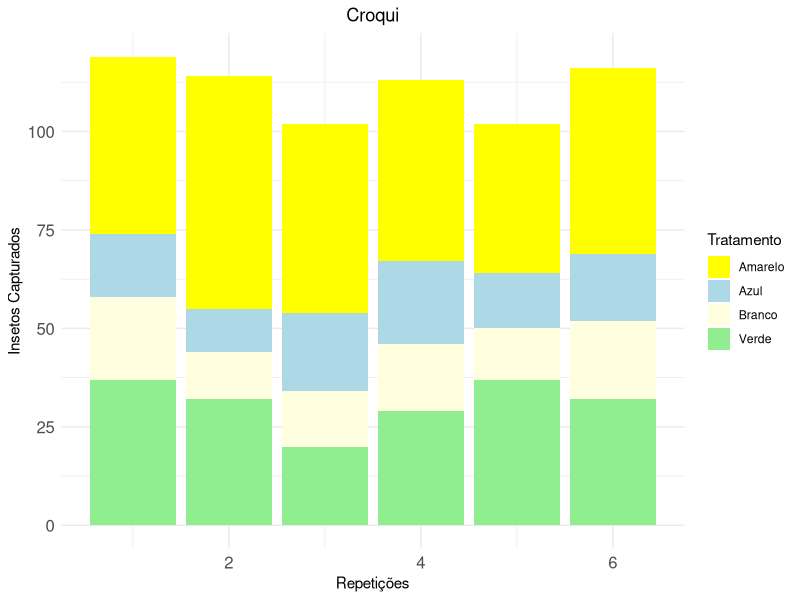
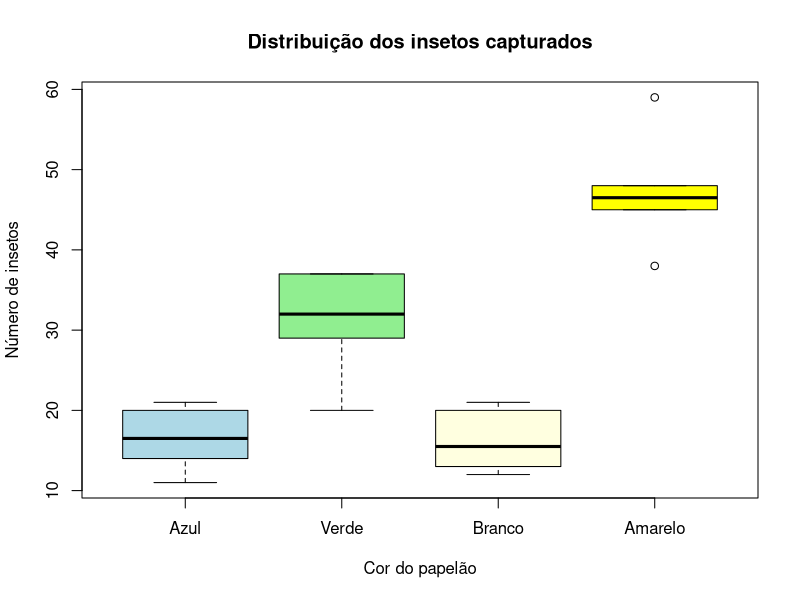
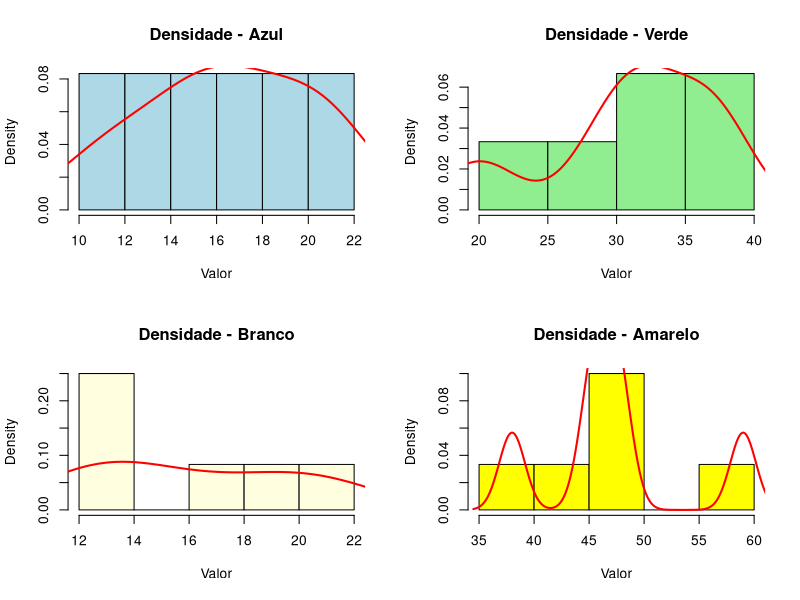
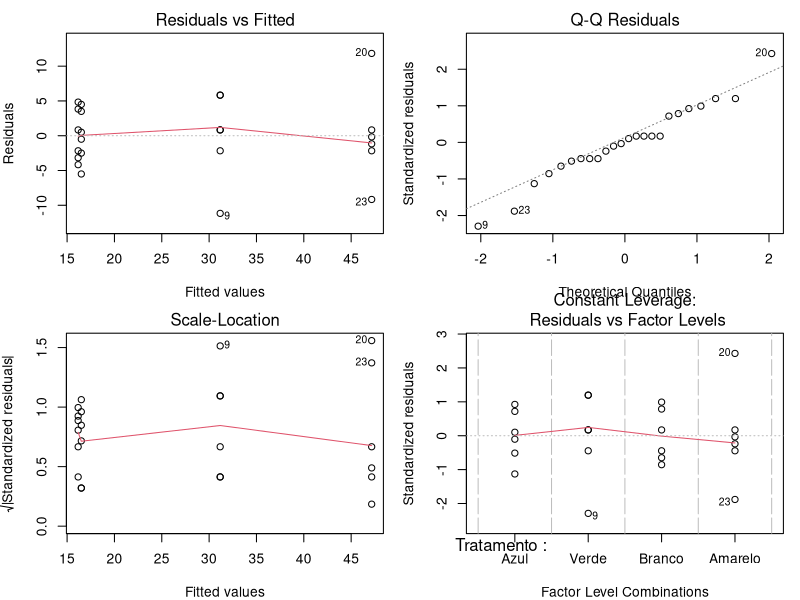
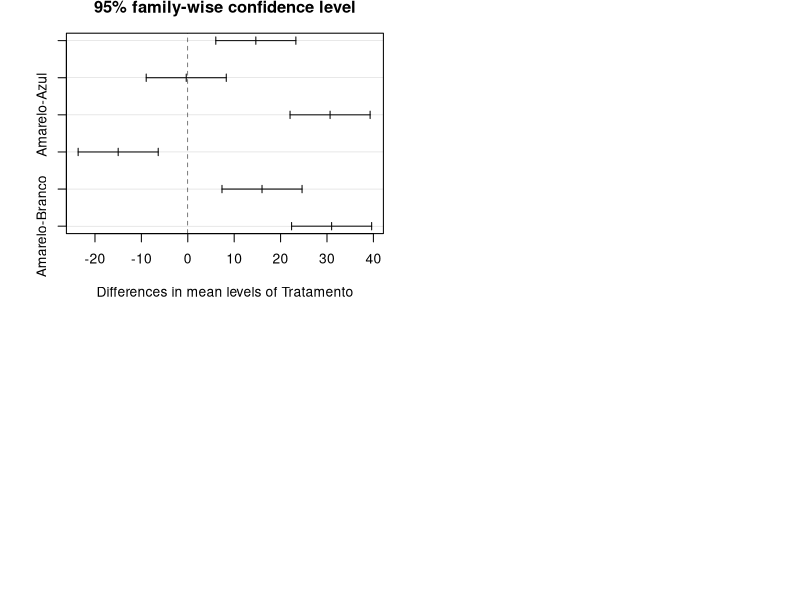

Reproduce these figures in R, in order.

##QUESTÃO 1)  Avaliar a produção em volume de madeira (m^3)

clone_a <- c(13, 19, 31, 15, 20, 30, 22, 35, 18, 33)
clone_b <- c(31, 36, 39, 27, 26, 29, 45, 30, 28, 43)

dados1 <- data.frame(
  Produção = c(clone_a, clone_b),
  Clone = rep(c("A", "B"), each = 10)
)

dados1

##A)

##Teste t para duas amostras independentes:

#Testes de normalidade e homocedasticidade para os dados:

#Teste de homocedasticidade: H0: as variâncias são iguais vs H1: As variâncias são diferentes

bartlett.test(Produção ~ Clone, data = dados1)

#O p-value = 0,6753 indica que não há evidências estatísticas para rejeitar H0, ao nível de significância
#de 5%, concluindo assim, que as variâncias são iguais. 

#Teste de normalidade: H0: A distribuição é normal vs H1: A distribuição não é normal.

#A função tapply é utilizada para aplicar uma outra função a um subconjunto de dados
#neste caso, aos valores de produção de cada clone.

tapply(dados1$Produção, dados1$Clone, shapiro.test)

#Para o clone A, p-value = 0,2908 e para o clone B, p-value = 0,1473
#em ambos os casos, não há evidências para rejeitar H0, ao nível de significância de 5%. 

#Aplicando o teste T: H0: as médias de produção dos clones A e B são iguais vs H1: as médias são diferentes.

t.test(clone_a, clone_b, var.equal = TRUE)


#Com p-value = 0,008 Ao nível de significância de 5%, H0 é rejeitada, concluindo que existe diferença entre as médias de produção. Os valores encontrados de média para o clone A e para o clone B foram 23,6 e 33,4 metros cúbicos de madeira, respectivamente.

#B) 

#ANOVA: Supondo que os pressupostos de normalidade e homocedasticidade de resíduos foi atendida:

#Hipóteses: H0: as médias de produção dos clones A e B são iguais vs H1: as médias são diferentes.

anova1<- aov(Produção ~ Clone, data = dados1)
anova1

summary(anova1)

#De acordo com o p-value obtido na ANOVA (0.0086), rejeita-se H0, ao nível de significância de 5%, concluindo que as médias de produção são diferentes para os diferentes tipos de clone. 

#Verificando se t2 é igual a F:


T_squared <- t.test(clone_a, clone_b, var.equal = TRUE)$statistic^2
T_squared
F_anova <- summary(anova1)[[1]]["Clone", "F value"]
F_anova


#Como observado, o valor t2 é igual ao valor de F, o que confirma a igualdade entre os testes quando se compara apenas dois tratamentos.



#Conclusões

#A interpretação básica é: Existe diferença entre a média de produção entre o Clone A e o Clone B, o que implica que as práticas de manejo ou seleção do clone para produção florestal devem considerar as diferenças observadas, possivelmente preferindo o clone com maior média de produção.

#Quanto a equivalência de t2 com o teste F, ocorre porque, com dois grupos, a soma de quadrados total pode ser dividida diretamente entre os quadrados entre os grupos (tratamentos) e os quadrados dentro dos grupos (erro), resultando na mesma fórmula subjacente.

#Quando há mais de dois grupos A ANOVA generaliza o conceito para comparar mais de dois tratamentos simultaneamente, avaliando se pelo menos um dos grupos difere dos outros. Nesse caso, o teste t deixa de ser aplicável diretamente porque ele só compara dois grupos por vez. Para múltiplos tratamentos, usar o teste t repetidamente aumentaria o risco de erro tipo I (rejeitar 𝐻0 quando ele é verdadeiro).

#Em outras palavras, no contexto de dois grupos, o teste t está testando se a diferença entre as médias dos dois grupos é significativa, enquanto o teste F em uma ANOVA testa se as diferenças observadas nas médias dos grupos podem ser atribuídas à variação entre os grupos ou se são resultado da variação aleatória dentro de cada grupo.



#QUESTÃO 2)

dados2 <- data.frame(
  Azul = c(16, 11, 20, 21, 14, 17),
  Verde = c(37, 32, 20, 29, 37, 32),
  Branco = c(21, 12, 14, 17, 13, 20),
  Amarelo = c(45, 59, 48, 46, 38, 47)
)
print(dados2)


# A)

# Croqui com as cores e quantidades de cada repetição:

library(ggplot2)

# Preparando os dados para o gráfico
croqui <- tidyr::pivot_longer(dados2, cols = c(Azul, Verde, Branco, Amarelo),  ##reorganiza colunas de cores em duas colunas (Cor e Valor)
                                  names_to = "Cor", values_to = "Quantidade")
# Adicionando uma coluna de repetição para cada linha
croqui$Repeticao <- rep(1:6, each = 4)   #criando a coluna de repetições no df Croqui

# Gráfico para visualização da distribuição do experimento
ggplot(croqui, aes(x = Repeticao, y = Quantidade, fill = Cor)) +
  geom_bar(stat = "identity", position = "stack") +
  scale_fill_manual(values = c("Azul" = "lightblue", "Verde" = "lightgreen", "Branco" = "lightyellow", "Amarelo" = "yellow")) +
  labs(title = "Croqui", x = "Repetições", y = "Insetos Capturados", fill = "Tratamento") +
  theme_minimal() +
  theme(axis.text.x = element_text(size = 12), axis.text.y = element_text(size = 12), plot.title = element_text(hjust = 0.5))

# B) 

#Análise exploratória dos dados:

summary(dados2)
apply(dados2, 2, sd)

boxplot(dados2, main = "Distribuição dos insetos capturados", 
        xlab = "Cor do papelão", ylab = "Número de insetos",
        col = c("lightblue", "lightgreen", "lightyellow", "yellow"))


#Histogramas: 

par(mfrow = c(2, 2))

hist(dados2$Azul, main = "Densidade - Azul", xlab = "Valor", probability = TRUE, col = "lightblue", border = "black")
lines(density(dados2$Azul), col = "red", lwd = 2)
hist(dados2$Verde, main = "Densidade - Verde", xlab = "Valor", probability = TRUE, col = "lightgreen", border = "black")
lines(density(dados2$Verde), col = "red", lwd = 2)
hist(dados2$Branco, main = "Densidade - Branco", xlab = "Valor", probability = TRUE, col = "lightyellow", border = "black")
lines(density(dados2$Branco), col = "red", lwd = 2)
hist(dados2$Amarelo, main = "Densidade - Amarelo", xlab = "Valor", probability = TRUE, col = "yellow", border = "black")
lines(density(dados2$Amarelo), col = "red", lwd = 2)


#Em relação as médias o papelão amarelo capturou mais insetos (47,17), enquanto o azul e o branco capturaram menos (16,50 e 16,17, respectivamente). O desvio padrão é maior para o amarelo, sugerindo maior variação no número de insetos capturados. Pelo boxplot observamos que o papelão amarelo apresenta maior número de insetos capturados e uma menor variação acerca do valor médio, visto pelo achatamento do boxplot, também é possível identificar a presença de 2 outliers, o que justificaria um desvio padrão maior mesmo que o boxplot esteja achatado, azul e branco possuem números de insetos similares, porém com uma maior variação vista no papelão branco, o que pode ser confirmado na terceira casa decimal do desvio padrão e no histograma, ambos capturaram as menores quantidade de insetos, sendo que o azul o que possui o menor valor de mínimo. 
#O papelão verde apresentou uma maior variabilidade nos dados, visto pelo valor de seu desvio padrão e o achatamento do gráfico, não apresentou nenhum outlier. Aqui, cabe analisar como a presença de outliers contribuiu para o aumento do
#desvio padrão do papelão amarelo, que é próximo do valor observado no papelão verde, entretanto, o achatamento de ambos boxplot é diferente, em que, no verde, é possível observar uma maior dispersão, pois é menos achatado que o amarelo e não possui nenhum outlier.

# C)

dados_2 <- stack(dados2)  ##Função stack transforma todas as colunas do df em duas colunas, uma com valores e outra com nomes.
colnames(dados_2) <- c("Insetos", "Tratamento")
dados_2

#ANOVA:
#Hipóteses: H0: as médias de caputra de insetos são iguais vs H1: as médias são diferentes.

anova2 <- aov(Insetos ~ Tratamento, data = dados_2)
anova2
summary(anova2)

df1 <- 3   # (k-1) 4 tipos de papelão (tratamento) - 1
df2 <- 20  # (N - k), em que N = 6rep * 4trat = 24. 24 - 4 = 20

# Valor crítico F para alpha = 0.05
f_critico <- qf(0.95, df1, df2)
f_critico

##Se o valor de F obtido na ANOVA é maior que o Fcrítico (Ftabelado), rejeita-se H0. 
#Como F = 45,57 > 3,098, ao nível de significância de 5%, existem evidências para rejeitar H0. Isso significa que existe diferença no número médio de insetos capturados entre as cores de papelão.
#O valor de p-value = 3,99e-09 corrobora com o valor obtido no teste F. 

# D)

#Análise gráfica dos resíduos:

par(mfrow = c(2, 2), mar = c(4, 4, 2, 1))
plot(anova2)

##O gráfico Q-Q residuals indica normalidade de resíduos. 


#E) 

#Teste de homocedasticidade de resíduos:

#Hipoteses: H0: As variâncias dos resíduos entre os grupos são iguais vs H1: Pelo menos uma das variâncias dos resíduos entre os grupos é diferente.
bartlett.test(residuals(anova2) ~ dados_2$Tratamento)

#Ao nível de significância de 5% e p-value = 0,4274, não há evidências para rejeitar H0, concluindo assim que os resíduos são homocedásticos. 

#F)

#Teste de normalidade de resíduos:

#Hipoteses: H0: Os resíduos seguem distribuição normal vs H1: Os resíduos não seguem distribuição normal

shapiro.test(residuals(anova2))

#Ao nível de significância de 5% e p-value = 0,7212, não há evidências para rejeitar H0, concluindo assim que os resíduos são normais. 


#Teste de comparações múltiplas:


#Hipoteses: H0: Não há diferença significativa entre as médias dos dois tratamentos comparados vs. H1: Há uma diferença significativa entre as médias dos dois tratamentos comparados.

tukey <- TukeyHSD(anova2)
print(tukey)
plot(tukey)

##Criando um data frame para visualizar o melhor tratamento e os testes individualmente:

tukey2 <- as.data.frame(tukey$Tratamento)

tukey2$Conclusao <- ifelse(tukey2$`p adj` < 0.05, "Rejeita H0", "Aceita H0")

#coluna para identificar o melhor tratamento
tukey2$Melhor_Tratamento <- ifelse(tukey2$diff > 0, 
                                       sub("-.*", "", rownames(tukey2)), 
                                       sub(".*-", "", rownames(tukey2)))

# Ordenando do melhor para o pior
tukey2 <- tukey2[order(-abs(tukey2$diff)), ]
print(tukey2)


#O papelão amarelo capturou significativamente mais insetos do que os outros tratamentos. O papelão verde capturou mais insetos do que azul e branco. Não há diferença significativa entre as capturas dos papelões azul e branco.

#Conclusões finais:

#O papelão amarelo foi o mais eficiente na captura de insetos, seguido pelo verde. Azul e branco tiveram desempenhos similares, mas inferiores aos demais. Todos os pressupostos da ANOVA foram atendidos (normalidade e homogeneidade de variâncias). As comparações múltiplas confirmaram as diferenças significativas entre os tratamentos.



###ANOVA MANUALMENTE: 

#Hipóteses: H0: as médias de caputra de insetos são iguais vs H1: as médias são diferentes.


#Calcular a média geral
media_geral <- mean(c(dados2$Azul, dados2$Verde, dados2$Branco, dados2$Amarelo))
media_geral

#SQT
sqt <- sum((c(dados2$Azul, dados2$Verde, dados2$Branco, dados2$Amarelo) - media_geral)^2)
sqt

#SQR
media_azul <- mean(dados2$Azul)
media_azul
media_verde <- mean(dados2$Verde)
media_verde
media_branco <- mean(dados2$Branco)
media_branco
media_amarelo <- mean(dados2$Amarelo)
media_amarelo

# Número de observações
n <- 6

#SQR
sqr <- n * ((media_azul - media_geral)^2 + (media_verde - media_geral)^2 + 
              (media_branco - media_geral)^2 + (media_amarelo - media_geral)^2)
sqr

#SQE
sqe <- sqt - sqr
sqe

#graus de liberdade
##Já definidos anteriormente. 

#MQE
mqr <- sqr / df1  
mqe <- sqe / df2  

#F calculado:
f_calculado <- mqr / mqe
f_calculado

#F critico =  F tabelado
f_critico  ##calculado anteriormente//F tabelado


##Resultado:
f_calculado
f_critico

##Se o valor de F obtido na ANOVA é maior que o Fcrítico (Ftabelado), rejeita-se H0. 
#Como F = 45,57 > 3,098, ao nível de significância de 5%, existem evidências para rejeitar H0. Isso significa que existe diferença no número médio de insetos capturados entre as cores de papelão.


Anova_manual <- data.frame(
  Estatística = c("Média Geral", "Média Azul", "Média Verde", "Média Branco", "Média Amarelo",
                  "Soma de Quadrados Total (SQT)", "Soma de Quadrados Entre Tratamentos (SQR)",
                  "Soma de Quadrados Dentro dos Tratamentos (SQE)", "Graus de Liberdade Entre Tratamentos (df1)",
                  "Graus de Liberdade Dentro dos Tratamentos (df2)", "Média Quadrática Entre Tratamentos (MQR)",
                  "Média Quadrática Dentro dos Tratamentos (MQE)", "Valor Calculado de F", "Valor Crítico de F"),
  Valor = c(media_geral, media_azul, media_verde, media_branco, media_amarelo,
            sqt, sqr, sqe, df1, df2, mqr, mqe, f_calculado, f_critico)
)

print(Anova_manual)


####Teste de Tukey Manual:

erro_padrao <- sqrt(mqe * (2 / n))  

#diferenças entre as médias

dif_verde_azul <- media_verde - media_azul
dif_branco_azul <- media_branco - media_azul
dif_amarelo_azul <- media_amarelo - media_azul

dif_branco_verde <- media_branco - media_verde
dif_amarelo_verde <- media_amarelo - media_verde
dif_amarelo_branco <- media_amarelo - media_branco

# Valores de q
q_verde_azul <- dif_verde_azul / erro_padrao
q_branco_azul <- dif_branco_azul / erro_padrao
q_amarelo_azul <- dif_amarelo_azul / erro_padrao

q_branco_verde <- dif_branco_verde / erro_padrao
q_amarelo_verde <- dif_amarelo_verde / erro_padrao

q_amarelo_branco <- dif_amarelo_branco / erro_padrao

# Valor crítico de q (tabelado)
q_critico <- qtukey(0.95, 4, df2)  # Usando 4 tratamentos e df2 graus de liberdade

# Comparando os valores de q com o valor crítico
tukey_manual <- data.frame(
  Comparação = c("Verde vs Azul", "Branco vs Azul", "Amarelo vs Azul",
                 "Branco vs Verde", "Amarelo vs Verde", "Amarelo vs Branco"),
  Diferença_Média = c(dif_verde_azul, dif_branco_azul, dif_amarelo_azul,
                      dif_branco_verde, dif_amarelo_verde, dif_amarelo_branco),
  q_Calculado = c(q_verde_azul, q_branco_azul, q_amarelo_azul, q_branco_verde, q_amarelo_verde, q_amarelo_branco),
  q_Crítico = rep(q_critico, 6),
  Significativo = c(abs(q_verde_azul) > q_critico, abs(q_branco_azul) > q_critico, abs(q_amarelo_azul) > q_critico,
                    abs(q_branco_verde) > q_critico, abs(q_amarelo_verde) > q_critico, abs(q_amarelo_branco) > q_critico)
)   ##abs garante que a comparação seja feita em módulo. 

tukey_manual

